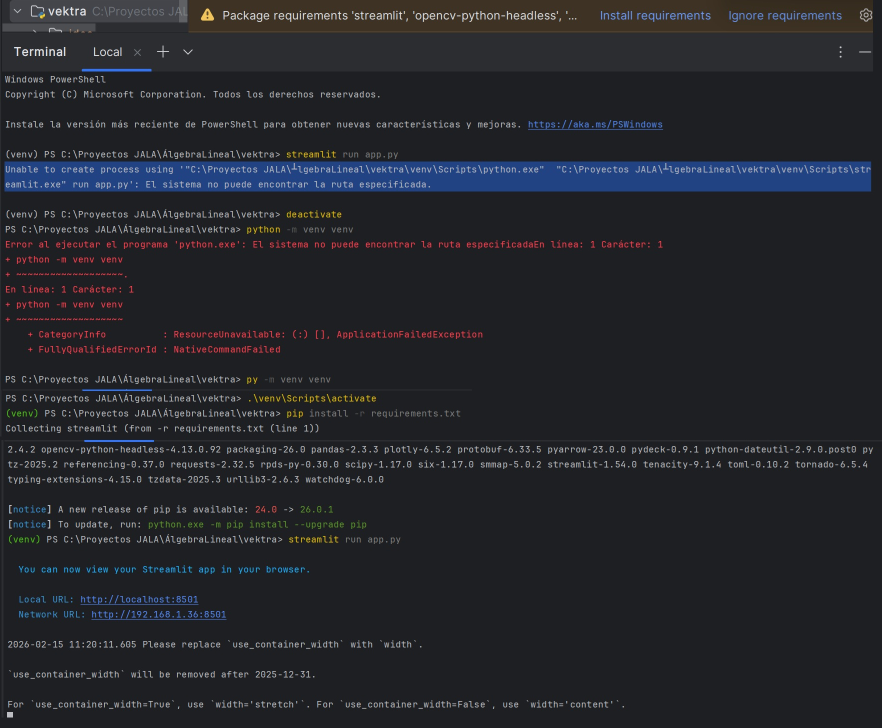
#> input picture img.png, 1763 x 1456 px (shown at 1/2 size)
$ python -i image_processing.py   (imports and definitions only)   (older library calls are emulated)
#> lines starting #> are read from the running program, lines starting #| are printed output that depends on the picture
"""
Módulo de procesamiento de imagenes para deteccion de bordes.
Implementa técnicas avanzadas de preprocesamiento y detección.

Contrato de datos:
    - Entrada estándar:  np.ndarray uint8, shape (H, W) escala de grises
                         o (H, W, 3) RGB según cada función.
    - Bordes de salida:  np.ndarray uint8, shape (H, W), valores {0, 255}.
    - Umbrales Canny:    int en el rango de magnitud de gradiente [0, 1400]
                         (NOT intensidad de píxel). Se calculan sobre la
                         imagen de gradiente Sobel, no sobre intensidades.

Kernels centralizados (únicos defaults por propósito):
    KERNEL_DENOISE  = 5   — desenfoque gaussiano / mediana
    KERNEL_MORPH    = 3   — cierre morfológico único aplicado en get_contours
"""

import cv2
import numpy as np

KERNEL_DENOISE: int = 5
KERNEL_MORPH: int = 3


def convertir_a_escala_grises(image_array: np.ndarray) -> np.ndarray:
    """
    Convierte una imagen RGB a escala de grises.

    Args:
        image_array: np.ndarray uint8 (H, W, 3) RGB

    Returns:
        np.ndarray uint8 (H, W)
    """
    return cv2.cvtColor(image_array, cv2.COLOR_RGB2GRAY)
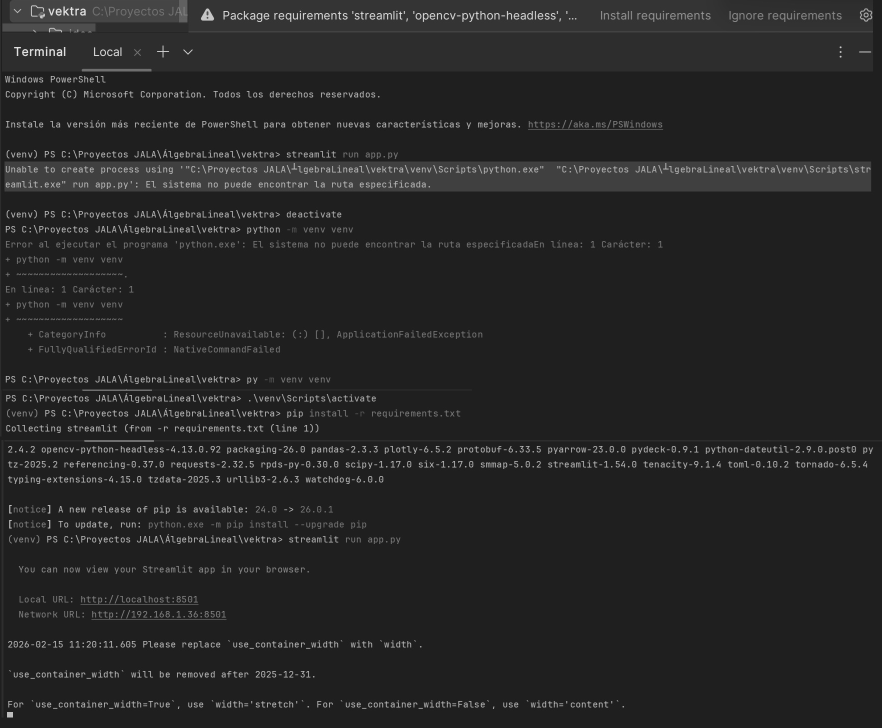
#> returned value: shape (1456, 1763) (shown at 1/2 size); min 20, max 234, mean 38.4


# [14 lines left out: function aplicar_desenfoque_gaussiano, not called in this run]


def detectar_bordes_canny(blurred_image: np.ndarray, threshold1: int, threshold2: int) -> np.ndarray:
    """
    Detecta bordes usando el algoritmo Canny.

    Args:
        blurred_image: np.ndarray uint8 (H, W) ya desenfocada
        threshold1: umbral inferior de gradiente (0-1400)
        threshold2: umbral superior de gradiente (0-1400)

    Returns:
        np.ndarray uint8 (H, W) con valores {0, 255}
    """
    return cv2.Canny(blurred_image, threshold1, threshold2)


def aplicar_clahe(gray_image: np.ndarray, clip_limit: float = 2.0, tile_size: int = 8) -> np.ndarray:
    """
    Aplica CLAHE (Contrast Limited Adaptive Histogram Equalization).
    Mejora el contraste local para detectar mejor los bordes.

    Args:
        gray_image: np.ndarray uint8 (H, W)
        clip_limit: límite de contraste, típico 2.0-4.0
        tile_size: tamaño de la cuadrícula

    Returns:
        np.ndarray uint8 (H, W) con contraste mejorado
    """
#> called with clip_limit = 2, tile_size = 8
    clahe = cv2.createCLAHE(clipLimit=clip_limit, tileGridSize=(tile_size, tile_size))
    return clahe.apply(gray_image)


def aplicar_filtro_bilateral(gray_image: np.ndarray, d: int = 9, sigma_color: int = 75, sigma_space: int = 75) -> np.ndarray:
    """
    Aplica filtro bilateral: reduce ruido preservando bordes.

    Args:
        gray_image: np.ndarray uint8 (H, W)
        d: diámetro del vecindario
        sigma_color: sigma en espacio de color
        sigma_space: sigma en espacio de coordenadas

    Returns:
        np.ndarray uint8 (H, W)
    """
#> called with d = 9, sigma_color = 75, sigma_space = 75
    return cv2.bilateralFilter(gray_image, d, sigma_color, sigma_space)


# [31 lines left out: functions aplicar_desenfoque_mediana, aplicar_nlmeans, not called in this run]


def detectar_umbrales_automaticos(gray_image: np.ndarray) -> tuple[int, int]:
    """
    Calcula umbrales óptimos para Canny sobre la magnitud del gradiente Sobel.

    Trabaja sobre el espacio correcto (gradientes, rango 0-1400) en lugar de
    intensidades de píxel (rango 0-255), evitando el error conceptual de
    aplicar estadísticas de intensidad a umbrales de gradiente.

    Args:
        gray_image: np.ndarray uint8 (H, W)

    Returns:
        Tuple[int, int] (threshold1, threshold2) en rango de gradiente
    """
    sobelx = cv2.Sobel(gray_image, cv2.CV_64F, 1, 0, ksize=3)
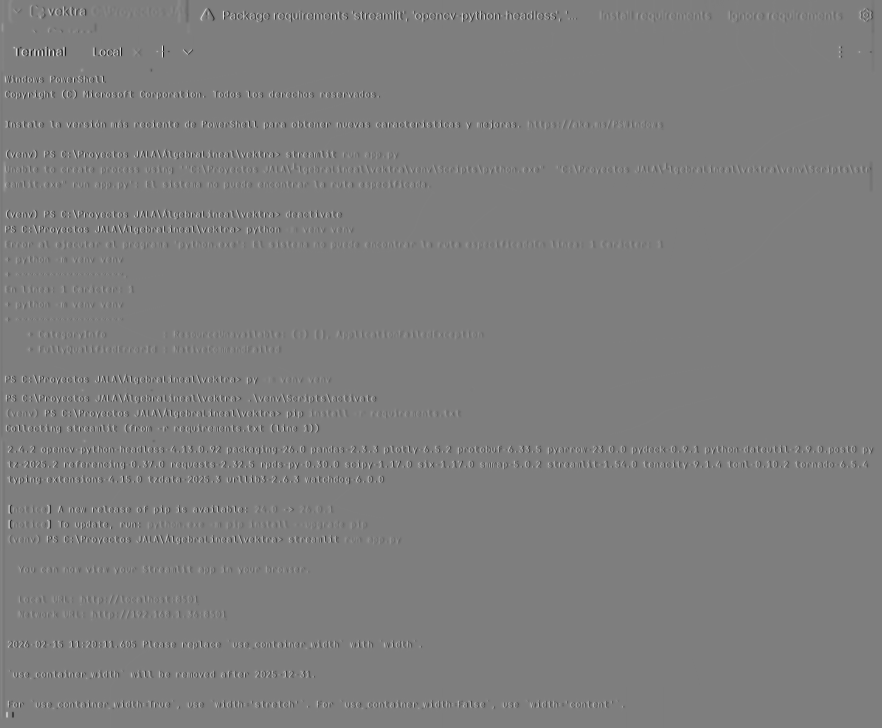
#> sobelx: shape (1456, 1763) float64 (shown at 1/2 size); min -589, max 595, mean -0.1; drawn with min black and max white
    sobely = cv2.Sobel(gray_image, cv2.CV_64F, 0, 1, ksize=3)
    magnitude = np.sqrt(sobelx ** 2 + sobely ** 2)
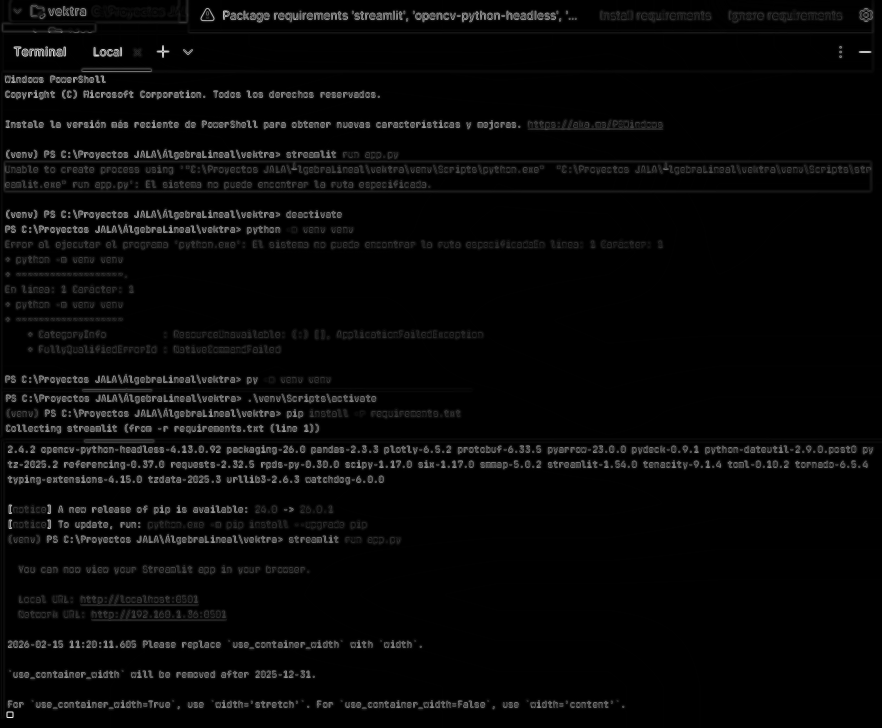
#> magnitude: shape (1456, 1763) float64 (shown at 1/2 size); min 0, max 618, mean 18.2; drawn with min black and max white

    median = float(np.median(magnitude[magnitude > 0])) if np.any(magnitude > 0) else 1.0
#> median = 24
    sigma = 0.33
    lower = int(max(0.0, (1.0 - sigma) * median))
#> lower = 16
    upper = int(min(1400.0, (1.0 + sigma) * median))
#> upper = 31

    return lower, upper


def preprocesamiento_avanzado(image_array: np.ndarray, config: dict | None = None) -> dict:
    """
    Pipeline de preprocesamiento avanzado configurable.
    Integra todos los pasos en un único punto de entrada para el pipeline principal.

    Args:
        image_array: np.ndarray uint8 (H, W, 3) RGB
        config: dict con claves opcionales:
            denoise_method  : 'gaussian' | 'bilateral' | 'median' | 'nlmeans'
            enhance_contrast: bool  — activa CLAHE
            clahe_clip      : float — clip_limit para CLAHE
            auto_threshold  : bool  — usa detectar_umbrales_automaticos
            threshold1      : int   — umbral manual inferior
            threshold2      : int   — umbral manual superior
            kernel_size     : int   — kernel para denoise (default KERNEL_DENOISE)

    Returns:
        dict con claves:
            'gray'       : np.ndarray uint8 (H, W)
            'enhanced'   : np.ndarray uint8 (H, W)  — solo si enhance_contrast=True
            'denoised'   : np.ndarray uint8 (H, W)
            'thresholds' : Tuple[int, int]
            'edges'      : np.ndarray uint8 (H, W) {0, 255}
    """
    if config is None:
        config = {}

    results: dict = {}

    gray = convertir_a_escala_grises(image_array)
    results['gray'] = gray

    if config.get('enhance_contrast', True):
        gray = aplicar_clahe(gray, clip_limit=config.get('clahe_clip', 2.0))
        results['enhanced'] = gray

    denoise_method = config.get('denoise_method', 'bilateral')
    kernel_size = config.get('kernel_size', KERNEL_DENOISE)

    if denoise_method == 'gaussian':
        denoised = aplicar_desenfoque_gaussiano(gray, kernel_size)
    elif denoise_method == 'bilateral':
        denoised = aplicar_filtro_bilateral(gray)
    elif denoise_method == 'median':
        denoised = aplicar_desenfoque_mediana(gray, kernel_size)
    elif denoise_method == 'nlmeans':
        denoised = aplicar_nlmeans(gray)
    else:
        denoised = gray

    results['denoised'] = denoised

    if config.get('auto_threshold', True):
        t1, t2 = detectar_umbrales_automaticos(denoised)
#> t1 = 16; t2 = 31
    else:
        t1 = config.get('threshold1', 50)
        t2 = config.get('threshold2', 150)

    results['thresholds'] = (t1, t2)
    results['edges'] = detectar_bordes_canny(denoised, t1, t2)
#> in detectar_bordes_canny, `return cv2.Canny(blurred_image, threshold1, threshold2)`:
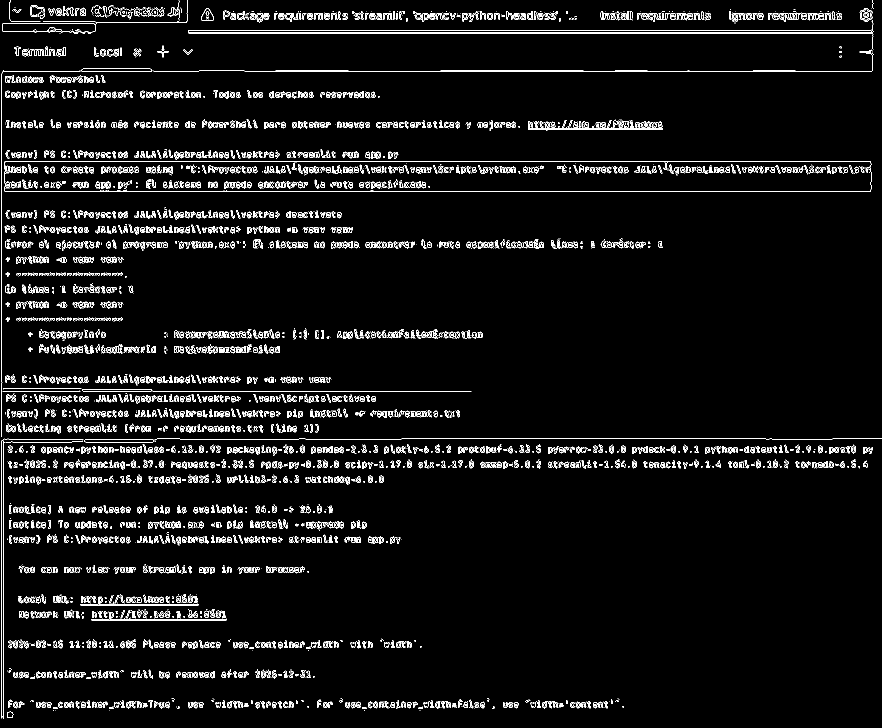
#> returned value: shape (1456, 1763) (shown at 1/2 size); 4.5% white in thin lines or dots

    return results


# [85 lines left out: functions detectar_bordes_multi_escala, binarizar_adaptativo, segmentar_grabcut, not called in this run]

>>> import cv2
>>> picture = cv2.cvtColor(cv2.imread('../../img.png'), cv2.COLOR_BGR2RGB)
>>> result = preprocesamiento_avanzado(picture)
#> result = 5 items
